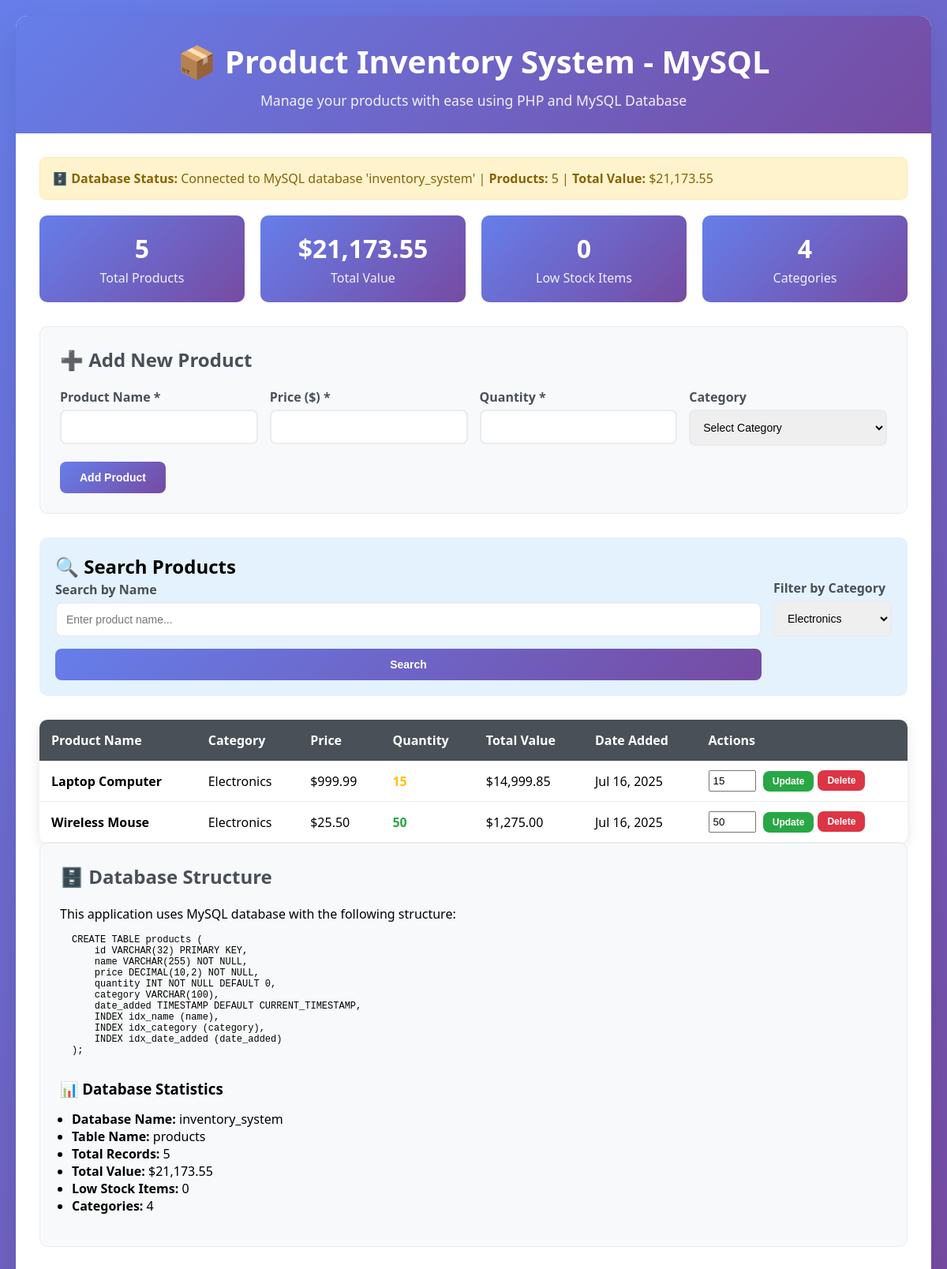
The app's page /Act11/index.php?category=Electronics with its own data.
### tables this page shows
CREATE TABLE `products` (
  `id` varchar(32) NOT NULL,
  `name` varchar(255) NOT NULL,
  `price` decimal(10,2) NOT NULL,
  `quantity` int(11) NOT NULL DEFAULT 0,
  `category` varchar(100) DEFAULT NULL,
  `created_by` int(11) DEFAULT NULL,
  `updated_by` int(11) DEFAULT NULL,
  `date_added` timestamp NOT NULL DEFAULT current_timestamp(),
  `last_updated` timestamp NOT NULL DEFAULT current_timestamp() ON UPDATE current_timestamp()
);

### Act11/index.php (the view, shortened to what the rows shown need)
<!DOCTYPE html>
<html lang="en">
<head>
</head>
<body>
    <div class="container">
        <div class="header">
            <h1>📦 Product Inventory System - MySQL</h1>
        </div>
        <div class="content">
            <?php
            $host = 'localhost';
            $dbname = 'inventory_system';
            $username = 'root';
            $password = '';
            $charset = 'utf8mb4';
            try {
                $dsn = "mysql:host=$host;dbname=$dbname;charset=$charset";
                $pdo = new PDO($dsn, $username, $password, [
                    PDO::ATTR_ERRMODE => PDO::ERRMODE_EXCEPTION,
                    PDO::ATTR_DEFAULT_FETCH_MODE => PDO::FETCH_ASSOC,
                    PDO::ATTR_EMULATE_PREPARES => false,
                ]);
            } catch (PDOException $e) {
                if (strpos($e->getMessage(), 'Unknown database') !== false) {
                    ?>
                    <!DOCTYPE html>
                    <html lang="en">
                    <head>
                        <meta charset="UTF-8">
                        <meta name="viewport" content="width=device-width, initial-scale=1.0">
                        <title>Database Setup Required - Product Inventory System</title>
                        <style>
                            * {
                                margin: 0;
                                padding: 0;
                                box-sizing: border-box;
                            }
                            body {
                                font-family: 'Segoe UI', Tahoma, Geneva, Verdana, sans-serif;
                                background: linear-gradient(135deg, #667eea 0%, #764ba2 100%);
                                min-height: 100vh;
                                padding: 20px;
                                display: flex;
                                align-items: center;
                                justify-content: center;
                            }
                            .setup-container {
                                max-width: 800px;
                                background: white;
                                border-radius: 15px;
                                box-shadow: 0 20px 40px rgba(0,0,0,0.1);
                                overflow: hidden;
                            }
                            .header {
                                background: linear-gradient(135deg, #667eea 0%, #764ba2 100%);
                                color: white;
                                padding: 30px;
                                text-align: center;
                            }
                            .header h1 {
                                font-size: 2.5em;
                                margin-bottom: 10px;
                            }
                            .content {
                                padding: 30px;
                            }
                            .alert {
                                background: #fff3cd;
                                border: 1px solid #ffeaa7;
                                color: #856404;
                                padding: 20px;
                                border-radius: 8px;
                                margin-bottom: 20px;
                            }
                            .setup-steps {
                                background: #f8f9fa;
                                padding: 25px;
                                border-radius: 10px;
                                margin-bottom: 20px;
                            }
                            .setup-steps h3 {
                                color: #495057;
                                margin-bottom: 15px;
                            }
                            .setup-steps ol {
                                padding-left: 20px;
                            }
                            .setup-steps li {
                                margin-bottom: 10px;
                                line-height: 1.6;
                            }
                            .code-block {
                                background: #2d3748;
                                color: #e2e8f0;
                                padding: 15px;
                                border-radius: 8px;
                                font-family: 'Courier New', monospace;
                                font-size: 14px;
                                margin: 10px 0;
                                overflow-x: auto;
                            }
                            .btn {
                                background: linear-gradient(135deg, #667eea 0%, #764ba2 100%);
                                color: white;
                                padding: 12px 25px;
                                border: none;
                                border-radius: 8px;
                                cursor: pointer;
                                font-size: 14px;
                                font-weight: 600;
                                text-decoration: none;
                                display: inline-block;
                                margin: 5px;
                                transition: transform 0.2s ease;
                            }
                            .btn:hover {
                                transform: translateY(-2px);
                            }
                            .btn-secondary {
                                background: #6c757d;
                            }
                            .file-info {
                                background: #e3f2fd;
                                border: 1px solid #bbdefb;
                                color: #1565c0;
                                padding: 15px;
                                border-radius: 8px;
                                margin: 15px 0;
                            }
                        </style>
                    </head>
                    <body>
                        <div class="setup-container">
                            <div class="header">
                                <h1>🗄️ Database Setup Required</h1>
                                <p>Product Inventory System - MySQL Version</p>
                            </div>
                            <div class="content">
                                <div class="alert">
                                    <strong>⚠️ Database Not Found:</strong> The database 'inventory_system' does not exist.
                                    Please follow the setup instructions below to create the required database and tables.
                                </div>
                                <div class="setup-steps">
                                    <h3>📋 Setup Instructions</h3>
                                    <ol>
                                        <li><strong>Start XAMPP/WAMP:</strong> Make sure MySQL service is running</li>
                                        <li><strong>Open phpMyAdmin:</strong> Go to <code>http://localhost/phpmyadmin</code></li>
                                        <li><strong>Login:</strong> Use username: <code>root</code>, password: (leave empty)</li>
                                        <li><strong>Create Database:</strong> Click "New" and create database named <code>inventory_system</code></li>
                                        <li><strong>Import SQL File:</strong> Select the database, go to "Import" tab, and upload <code>database_setup.sql</code></li>
                                        <li><strong>Verify Setup:</strong> You should see a "products" table created</li>
                                    </ol>
                                </div>
                                <div class="file-info">
                                    <strong>📄 SQL File Location:</strong> <code>Act11/database_setup.sql</code><br>
                                    <strong>📖 Complete Guide:</strong> <code>Act11/README.md</code>
                                </div>
                                <div class="setup-steps">
                                    <h3>🔧 Alternative: Manual SQL Commands</h3>
                                    <p>If you prefer to run SQL commands manually, use these in phpMyAdmin SQL tab:</p>
                                    <div class="code-block">
-- Create database
CREATE DATABASE inventory_system;
USE inventory_system;
-- Create products table
CREATE TABLE products (
    id VARCHAR(32) PRIMARY KEY,
    name VARCHAR(255) NOT NULL,
    price DECIMAL(10,2) NOT NULL,
    quantity INT NOT NULL DEFAULT 0,
    category VARCHAR(100),
    date_added TIMESTAMP DEFAULT CURRENT_TIMESTAMP,
    INDEX idx_name (name),
    INDEX idx_category (category),
    INDEX idx_date_added (date_added)
);
                                    </div>
                                </div>
                                <div style="text-align: center; margin-top: 30px;">
                                    <a href="index.php" class="btn">🔄 Refresh Page</a>
                                    <a href="database_setup.sql" class="btn btn-secondary" download>📥 Download SQL File</a>
                                </div>
                                <div style="margin-top: 20px; text-align: center; color: #6c757d; font-size: 14px;">
                                    <p><strong>Need Help?</strong> Check the README.md file for detailed troubleshooting instructions.</p>
                                </div>
                            </div>
                        </div>
                    </body>
                    </html>
                    <?php
                    exit;
                } else {
                    die("Database connection failed: " . $e->getMessage() . "<br><br>
                    <strong>Setup Instructions:</strong><br>
                    1. Make sure XAMPP/WAMP MySQL service is running<br>
                    2. Check if username and password are correct<br>
                    3. Verify MySQL is accessible on localhost");
                }
            }
            function searchProducts($pdo, $searchTerm, $category) {
                $sql = "SELECT * FROM products WHERE 1=1";
                $params = [];
                if (!empty($category)) {
                    $sql .= " AND category = ?";
                    $params[] = $category;
                }
                $sql .= " ORDER BY date_added DESC";
                $stmt = $pdo->prepare($sql);
                $stmt->execute($params);
                return $stmt->fetchAll();
            }
            function getStatistics($pdo) {
                $stats = [];
                $stmt = $pdo->query("SELECT COUNT(*) as total FROM products");
                $stats['totalProducts'] = $stmt->fetch()['total'];
                $stmt = $pdo->query("SELECT SUM(price * quantity) as total_value FROM products");
                $result = $stmt->fetch();
                $stats['totalValue'] = $result['total_value'] ?: 0;
                $stmt = $pdo->query("SELECT COUNT(*) as low_stock FROM products WHERE quantity < 10");
                $stats['lowStock'] = $stmt->fetch()['low_stock'];
                $stmt = $pdo->query("SELECT COUNT(DISTINCT category) as categories FROM products WHERE category IS NOT NULL AND category != ''");
                $stats['categories'] = $stmt->fetch()['categories'];
                return $stats;
            }
            $searchTerm = isset($_GET['search']) ? trim($_GET['search']) : '';
            $searchCategory = isset($_GET['category']) ? trim($_GET['category']) : '';
            if (!empty($searchTerm) || !empty($searchCategory)) {
                $inventory = searchProducts($pdo, $searchTerm, $searchCategory);
            } else {
                $inventory = getAllProducts($pdo);
            }
            $stats = getStatistics($pdo);
            ?>
            <div class="form-section">
                <h2>➕ Add New Product</h2>
            </div>
            <div class="search-section">
                <h2>🔍 Search Products</h2>
            </div>
            <div class="table-container">
                <table class="inventory-table">
                    <thead>
                        <tr>
                            <th>Product Name</th>
                            <th>Category</th>
                            <th>Price</th>
                            <th>Quantity</th>
                            <th>Total Value</th>
                            <th>Date Added</th>
                            <th>Actions</th>
                        </tr>
                    </thead>
                    <tbody>
                        <?php if (empty($inventory)): ?>
                            <tr>
                                <td colspan="7" style="text-align: center; padding: 30px; color: #6c757d;">
                                    <?php
                                    $totalProducts = $stats['totalProducts'];
                                    echo $totalProducts == 0 ? 'No products in inventory. Add your first product above!' : 'No products match your search criteria.';
                                    ?>
                                </td>
                            </tr>
                        <?php else: ?>
                            <?php foreach ($inventory as $product): ?>
                                <tr>
                                    <td><strong><?php echo htmlspecialchars($product['name']); ?></strong></td>
                                    <td><?php echo htmlspecialchars($product['category']); ?></td>
                                    <td>$<?php echo number_format($product['price'], 2); ?></td>
                                    <td>
                                        <span class="<?php
                                            echo $product['quantity'] < 10 ? 'stock-low' :
                                                ($product['quantity'] < 50 ? 'stock-medium' : 'stock-high');
                                        ?>">
                                            <?php echo $product['quantity']; ?>
                                        </span>
                                    </td>
                                    <td>$<?php echo number_format($product['price'] * $product['quantity'], 2); ?></td>
                                    <td><?php echo date('M j, Y', strtotime($product['date_added'])); ?></td>
                                    <td>
                                        <div class="action-buttons">
                                            <form method="POST" style="display: inline;">
                                                <input type="number" name="quantity" value="<?php echo $product['quantity']; ?>" min="0" style="width: 60px; padding: 4px; margin-right: 5px;">
                                                <button type="submit" class="btn btn-small btn-success">Update</button>
                                            </form>
                                            <form method="POST" style="display: inline;" onsubmit="return confirm('Are you sure you want to delete this product?')">
                                                <button type="submit" class="btn btn-small btn-danger">Delete</button>
                                            </form>
                                        </div>
                                    </td>
                                </tr>
                            <?php endforeach; ?>
                        <?php endif; ?>
                    </tbody>
                </table>
            </div>
            <div class="form-section">
                <h2>🗄️ Database Structure</h2>
            </div>
        </div>
    </div>
</body>
</html>

### records on screen
products: name "Laptop Computer", category "Electronics", price "999.99", quantity "15", $product['price'] * $product['quantity'] "14,999.85", date_added "Jul 16, 2025"
products: name "Wireless Mouse", category "Electronics", price "25.50", quantity "50", $product['price'] * $product['quantity'] "1,275.00", date_added "Jul 16, 2025"

### other values on screen
$stats['totalProducts'] "5"
$stats['totalValue'] "21,173.55"
$stats['lowStock'] "0"
$stats['categories'] "4"
form field category "Electronics"
